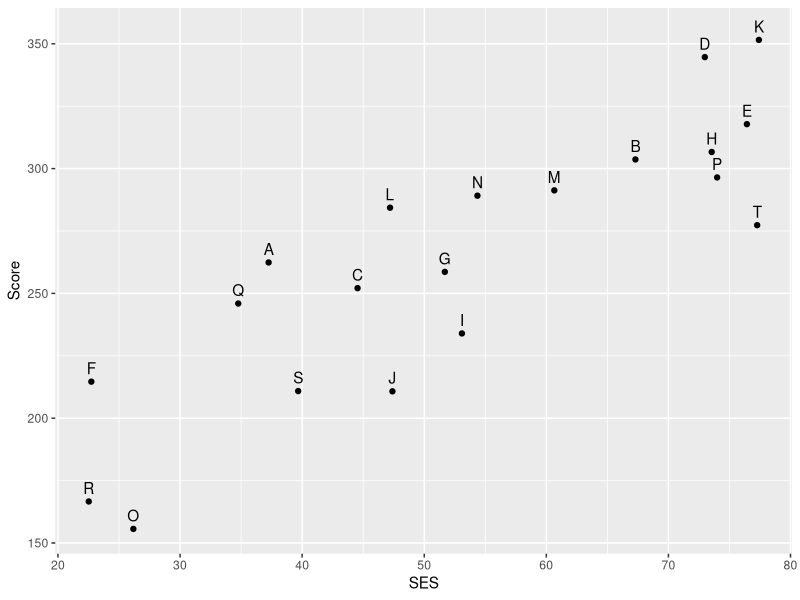
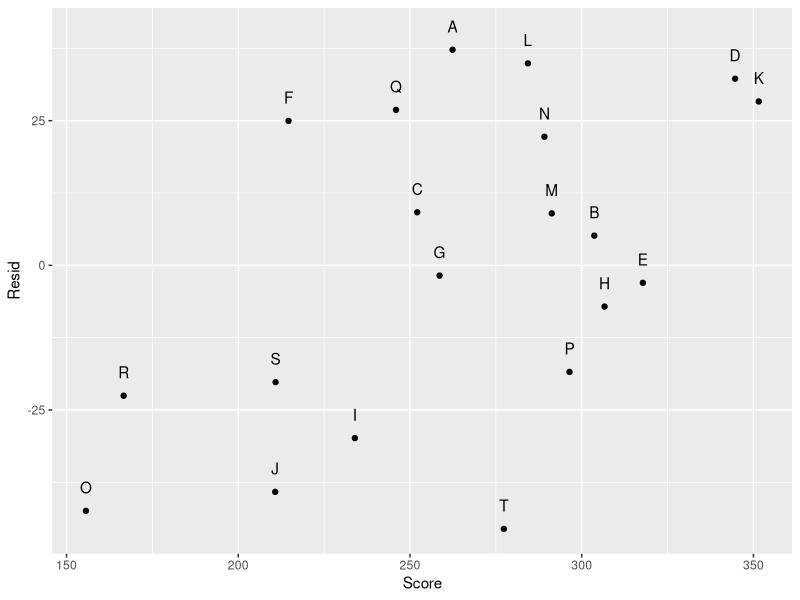
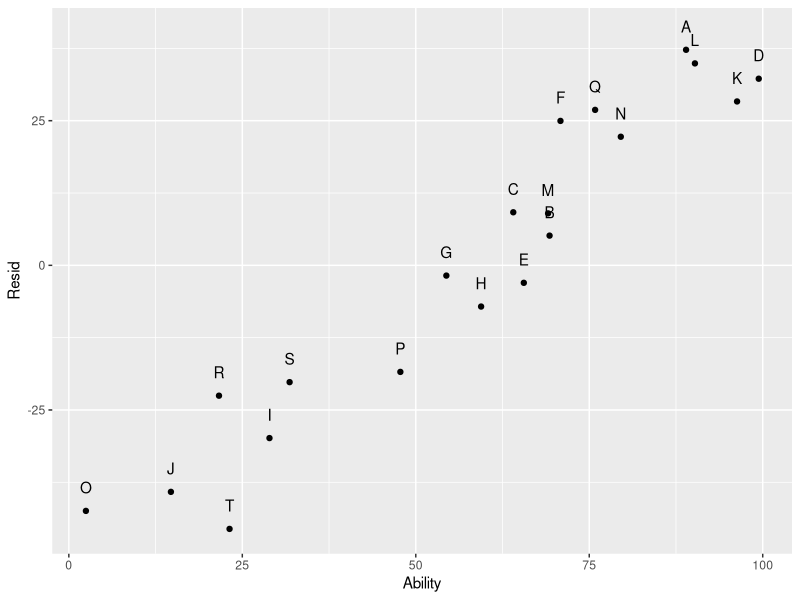

Write the R code that produced these figures, in order.
## ---- chunk 1
#| error: false
rm(list = ls())

library(ggplot2)
set.seed(123)

N <- 20
ID <- LETTERS[1:N]
SES <- runif(N, 20, 80)
Ability <- runif(N, 0, 100)
Score <- 100 + 1 * Ability + 2 * SES + rnorm(N)

Schools <- data.frame(ID = ID, Score = Score,
                      SES = SES, Ability = Ability)

ggplot(Schools, aes(SES, Score, label = ID)) + geom_point() +
  geom_text(vjust = 0, nudge_y = 3)

###########################
### Modelo Observable ###
###########################

fit <- lm(Score ~ SES, data = Schools)
Schools$Resid <- residuals(fit)

# Los residuales están capturando el patrón de Ability
ggplot(Schools, aes(Score, Resid, label = ID)) + geom_point() +
  geom_text(vjust = 0, nudge_y = 3)

ggplot(Schools, aes(Ability, Resid, label = ID)) + geom_point() +
  geom_text(vjust = 0, nudge_y = 3)

# Correlación bastante alta
cor(Schools$Ability, Schools$Resid)
